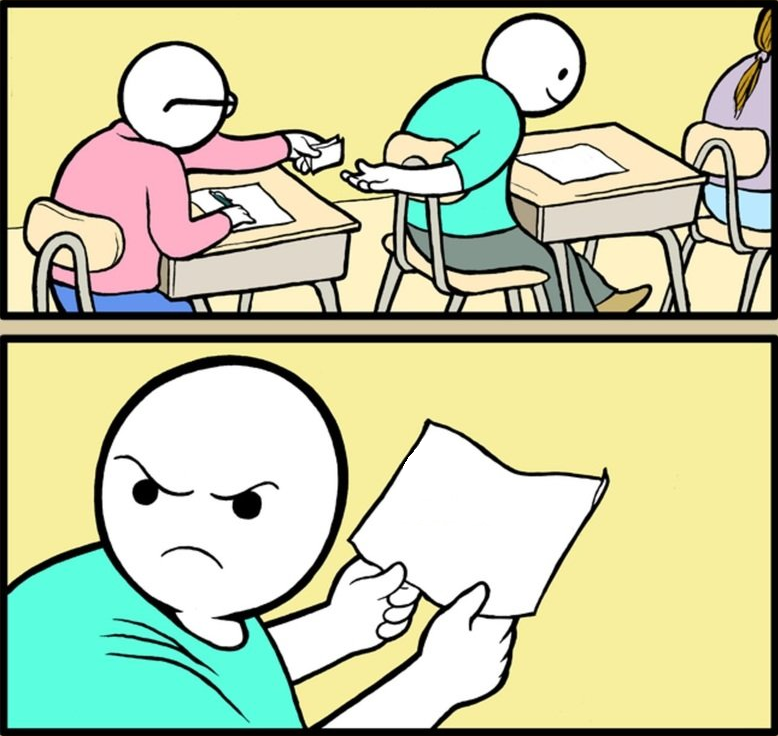
#> input picture imagelibrary/classnote.png, 778 x 736 px
$ python -i image_handling.py   (imports and definitions only)
#> lines starting #> are read from the running program, lines starting #| are printed output that depends on the picture
from PIL import Image
from PIL import ImageFont
from PIL import ImageDraw
from random import randint
import sys
import numpy as np


def splitLine(font, text, width):
    textconvert = text
    returntext = ""
    while textconvert:
        if (font.getsize(textconvert)[0]) < width:
            returntext += textconvert
            break
        for i in range(len(textconvert), 0, -1):
            if (font.getsize(textconvert[:i])[0]) < width:
                if ' ' not in textconvert[:i]:
                    returntext += textconvert[:i] + "-\n"
                    textconvert = textconvert[i:]
                else:
                    for l in range(i, 0, -1):
                        if textconvert[l] == ' ':
                            returntext += textconvert[:l]
                            returntext += "\n"
                            textconvert = textconvert[l + 1:]
                            break
                break
    if returntext[-3] == "-":
        returntext = returntext[:-3]
    return returntext


# [88 lines left out: functions mealsome_function, itsretarded_function, headache_function, itstime_function, not called in this run]


def classnote_function(text1=""):
#> called with text1 = ''
    ypos = 0
    if len(text1) <= 8:
        font1_size = 36
        ypos = 20
    else:
        font1_size = 24

    img = Image.open("imagelibrary/classnote.png")
#> img is the input picture: PIL image 778x736 RGB; mean R, G, B 197.5, 203.2, 166.2
    font = ImageFont.truetype("arial.ttf", font1_size)
    img = img.rotate(30, expand=True)
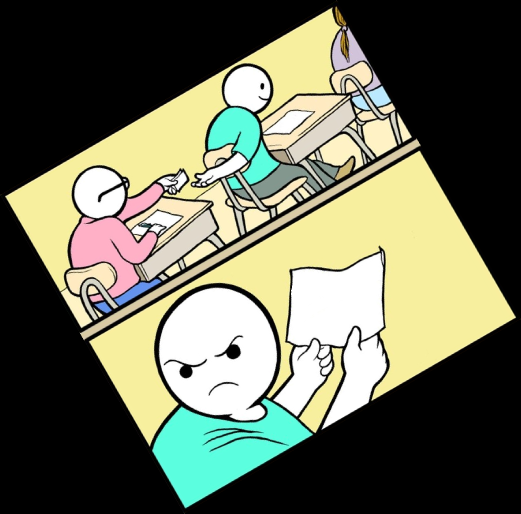
#> img: PIL image 1042x1028 RGB (shown at 1/2 size); mean R, G, B 105.6, 108.6, 88.9
    draw = ImageDraw.Draw(img)

    returntext = splitLine(font, text1, 175)

    draw.text((585, 545+ypos), returntext, (0, 0, 0), font=font)
    img = img.rotate(-30)
    img = img.crop((128, 138, 888, 858))

    imagename = str(randint(1000000000, 9999999999))

    img.save("imagesaving/" + imagename + '.png')
    return imagename


# [79 lines left out: functions firstword_function, nutbutton_function, swu_uok_function, not called in this run]

#> (the run stopped early here; a loop or call above may not have finished)
